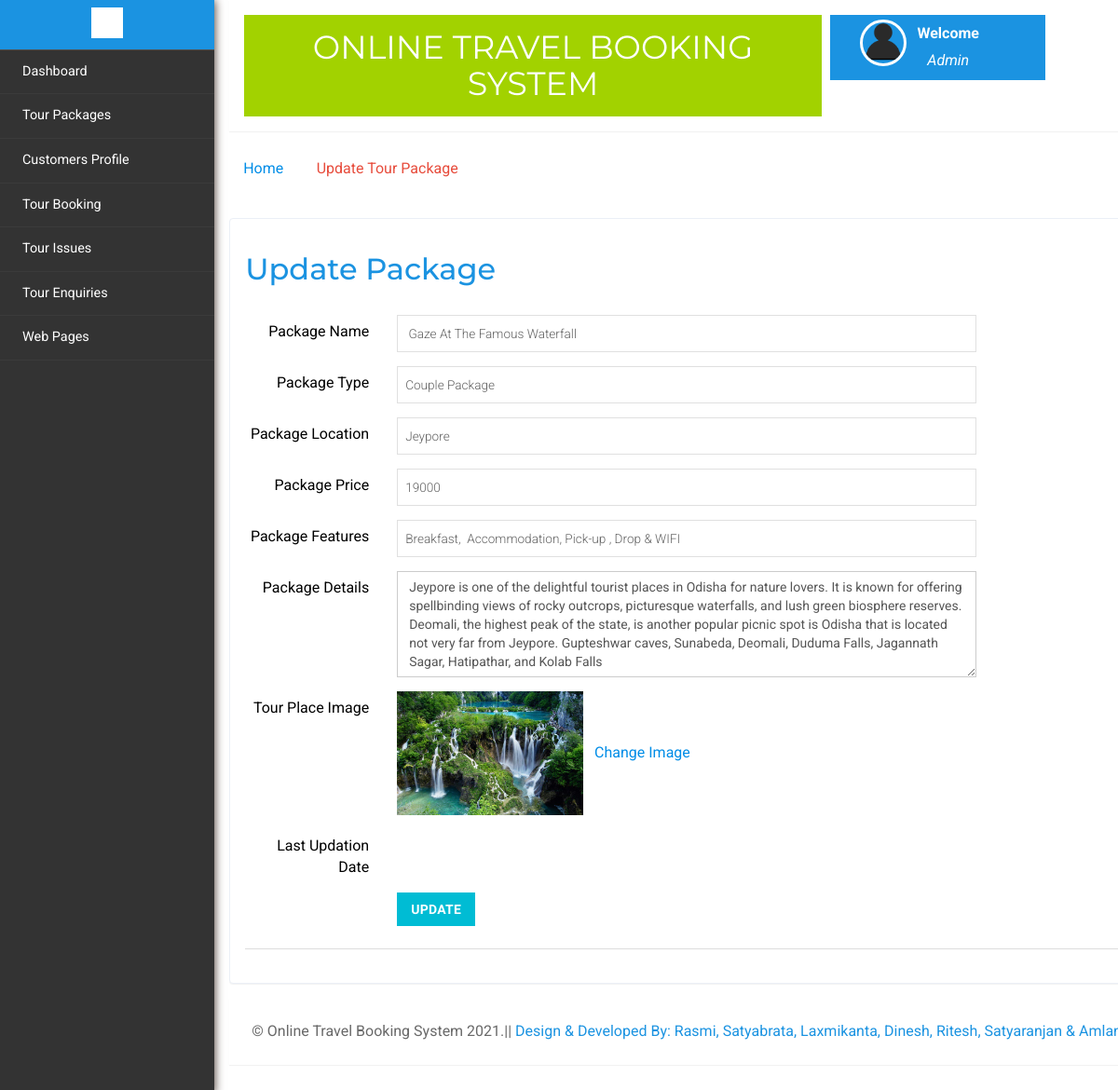
Page /update-package.php?pid=10 (signed in) on the committed database.
### tables this page shows
CREATE TABLE IF NOT EXISTS `tbltourpackages` (
  `PackageId` int(11) NOT NULL AUTO_INCREMENT,
  `PackageName` varchar(200) DEFAULT NULL,
  `PackageType` varchar(150) DEFAULT NULL,
  `PackageLocation` varchar(100) DEFAULT NULL,
  `PackagePrice` int(11) DEFAULT NULL,
  `PackageFetures` varchar(255) DEFAULT NULL,
  `PackageDetails` mediumtext,
  `PackageImage` varchar(100) DEFAULT NULL,
  `Creationdate` timestamp NULL DEFAULT CURRENT_TIMESTAMP,
  `UpdationDate` timestamp NULL DEFAULT NULL,
  PRIMARY KEY (`PackageId`)
);

### update-package.php (the view, shortened to what this page needs)
<?php
include('includes/config.php');
if(strlen($_SESSION['alogin'])==0)
	{
header('location:index.php');
}
else{
	?>
<!DOCTYPE HTML>
<html>
<head>
<link href="css/bootstrap.min.css" rel='stylesheet' type='text/css' />
<link href="css/style.css" rel='stylesheet' type='text/css' />
<link rel="stylesheet" href="css/morris.css" type="text/css"/>
<link href="css/font-awesome.css" rel="stylesheet">
<link rel="stylesheet" href="css/icon-font.min.css" type='text/css' />
</head>
<body>
   <div class="page-container">
<div class="left-content">
	   <div class="mother-grid-inner">
<?php include('includes/header.php');?>
				</div>
	<ol class="breadcrumb">
                <li class="breadcrumb-item"><a href="index.html">Home</a><i class="fa fa-angle-right"></i>Update Tour Package </li>
            </ol>
 	<div class="grid-form">
  <div class="grid-form1">
  	       <h3>Update Package</h3>
  	         <div class="tab-content">
						<div class="tab-pane active" id="horizontal-form">
<?php
$pid=intval($_GET['pid']);
$sql = "SELECT * from TblTourPackages where PackageId=:pid";
$query = $dbh -> prepare($sql);
$query -> bindParam(':pid', $pid, PDO::PARAM_STR);
$query->execute();
$results=$query->fetchAll(PDO::FETCH_OBJ);
if($query->rowCount() > 0)
{
foreach($results as $result)
{	?>
							<form class="form-horizontal" name="package" method="post" enctype="multipart/form-data">
								<div class="form-group">
									<label for="focusedinput" class="col-sm-2 control-label">Package Name</label>
									<div class="col-sm-8">
										<input type="text" class="form-control1" name="packagename" id="packagename" placeholder="Create Package Name" value="<?php echo htmlentities($result->PackageName);?>" required>
									</div>
								</div>
<div class="form-group">
									<label for="focusedinput" class="col-sm-2 control-label">Package Type</label>
									<div class="col-sm-8">
										<input type="text" class="form-control1" name="packagetype" id="packagetype" placeholder=" Package Type eg- Family Package / Couple Package" value="<?php echo htmlentities($result->PackageType);?>" required>
									</div>
								</div>
<div class="form-group">
									<label for="focusedinput" class="col-sm-2 control-label">Package Location</label>
									<div class="col-sm-8">
										<input type="text" class="form-control1" name="packagelocation" id="packagelocation" placeholder=" Package Location" value="<?php echo htmlentities($result->PackageLocation);?>" required>
									</div>
								</div>
<div class="form-group">
									<label for="focusedinput" class="col-sm-2 control-label">Package Price</label>
									<div class="col-sm-8">
										<input type="text" class="form-control1" name="packageprice" id="packageprice" placeholder=" Package Price " value="<?php echo htmlentities($result->PackagePrice);?>" required>
									</div>
								</div>
<div class="form-group">
									<label for="focusedinput" class="col-sm-2 control-label">Package Features</label>
									<div class="col-sm-8">
										<input type="text" class="form-control1" name="packagefeatures" id="packagefeatures" placeholder="Package Features Eg-free Pickup-drop facility" value="<?php echo htmlentities($result->PackageFetures);?>" required>
									</div>
								</div>
<div class="form-group">
									<label for="focusedinput" class="col-sm-2 control-label">Package Details</label>
									<div class="col-sm-8">
										<textarea class="form-control" rows="5" cols="50" name="packagedetails" id="packagedetails" placeholder="Package Details" required><?php echo htmlentities($result->PackageDetails);?></textarea>
									</div>
								</div>
<div class="form-group">
<label for="focusedinput" class="col-sm-2 control-label">Tour Place Image</label>
<div class="col-sm-8">
<img src="pacakgeimages/<?php echo htmlentities($result->PackageImage);?>" width="200">&nbsp;&nbsp;&nbsp;<a href="change-image.php?imgid=<?php echo htmlentities($result->PackageId);?>">Change Image</a>
</div>
</div>
<div class="form-group">
									<label for="focusedinput" class="col-sm-2 control-label">Last Updation Date</label>
									<div class="col-sm-8">
									</div>
								</div>
								<?php }} ?>
								<div class="row">
			<div class="col-sm-8 col-sm-offset-2">
				<button type="submit" name="submit" class="btn-primary btn">Update</button>
			</div>
		</div>
					</div>
      <div class="panel-footer">
	 </div>
  </div>
 	</div>
<?php include('includes/footer.php');?>
</div>
</div>
					<?php include('includes/sidebarmenu.php');?>
							</div>
</body>
</html>
<?php } ?>

### rows in the picture
tbltourpackages: packagename "Gaze At The Famous Waterfall", packagetype "Couple Package", packagelocation "Jeypore", packageprice "19000", packagefeatures "Breakfast, Accommodation, Pick-up , Drop & WIFI", packagedetails "Jeypore is one of the delightful tourist places in Odisha for nature lovers. It is known for offering spellbinding views of rocky outcrops, picturesque waterfalls, and lush green biosphere reserves. Deomali, the highest peak of the state, is another popular picnic spot is Odisha that is located not very far from Jeypore. Gupteshwar caves, Sunabeda, Deomali, Duduma Falls, Jagannath Sagar, Hatipathar, and Kolab Falls", PackageImage (picture)
